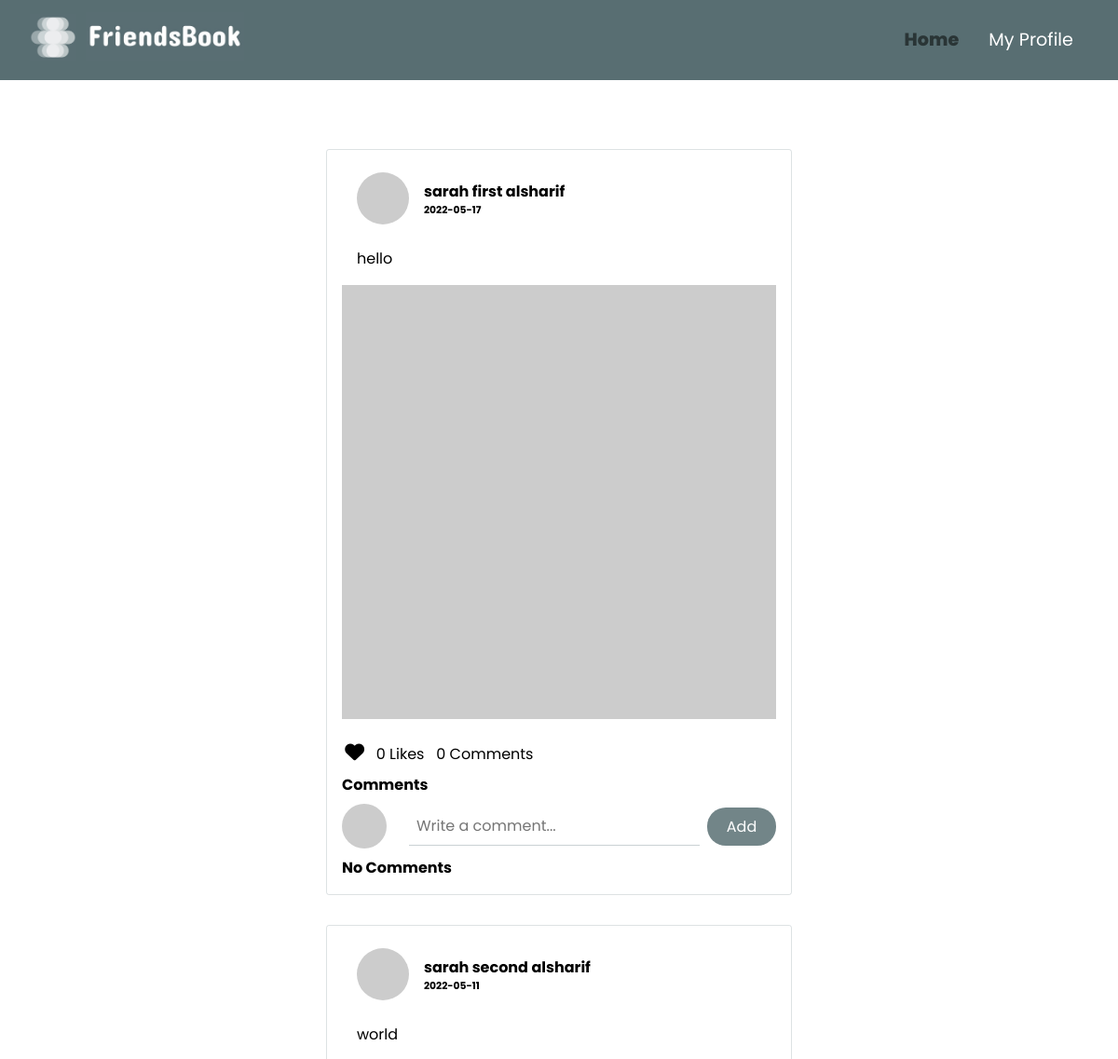
Before: /views/home.php (signed in, upper part) with the older database file.
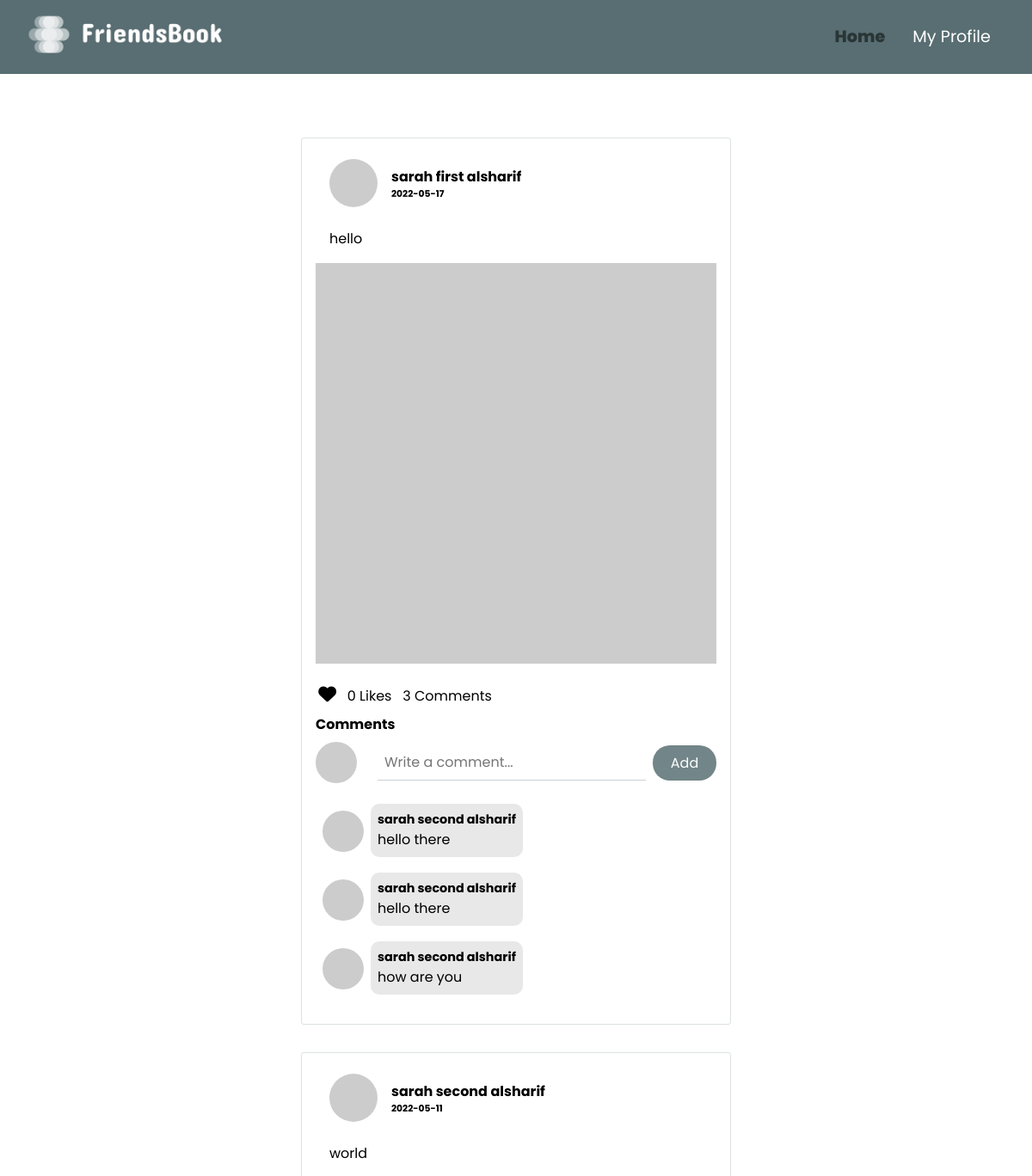
After: the same page with the newer database file.
### tables this page shows
CREATE TABLE `friends` (
  `id` int(20) NOT NULL,
  `user1-id` int(20) NOT NULL,
  `user2-id` int(20) NOT NULL
);

CREATE TABLE `user` (
  `id` int(20) NOT NULL,
  `username` varchar(40) NOT NULL,
  `password` varchar(40) NOT NULL,
  `email` varchar(40) NOT NULL,
  `first-name` varchar(40) NOT NULL,
  `last-name` varchar(40) NOT NULL,
  `tele-No` varchar(15) NOT NULL,
  `address` varchar(100) NOT NULL,
  `gender` varchar(10) NOT NULL,
  `image-url` text NOT NULL
);

CREATE TABLE `post` (
  `id` int(20) NOT NULL,
  `user-id` int(20) NOT NULL,
  `image-url` text NOT NULL,
  `text-content` text NOT NULL,
  `date` date NOT NULL
);

CREATE TABLE `comment` (
  `id` int(20) NOT NULL,
  `post-id` int(20) NOT NULL,
  `commentedUser-id` int(20) NOT NULL,
  `content` text NOT NULL
);

### models/getUser.php (called while the page is built)
<?php
	function getUserInfo($userId) {
		require dirname(__DIR__)."/util/dbconnection.php";
		$query = "SELECT * FROM user WHERE id = $userId";
		$result = mysqli_query($conn,$query);
		if($result){
			$userInfo = mysqli_fetch_assoc($result);
			$array=array("id"=> $userInfo['id'],"username"=>$userInfo['username'],
						 "email"=>$userInfo['email'],"first-name"=>$userInfo['first-name'],
						 "last-name"=>$userInfo['last-name'],"tele-No"=>$userInfo['tele-No'],
						 "address"=>$userInfo['address'],"image-url"=>$userInfo['image-url']);
			return $array;
		} else echo mysqli_error($conn);
	}
?>

### components/comment.php (the view)
<?php
	function comment($userId,$commentContent){
		include_once dirname(__DIR__)."/models/getUser.php";
		$userInfo = getUserInfo($userId);
		$firstName = $userInfo["first-name"];
		$lastName = $userInfo["last-name"];
		$userImageUrl = $userInfo["image-url"];
		return "
				<div class='comment'>
					<img src='$userImageUrl' class='comment__userImage'>
					<div class='comment__content'>
						<h5 class='comment__user-name'>$firstName $lastName</h5>
						<p>
							$commentContent
						</p>
					</div>
				</div>
		";
	}
?>

### views/home.php (shortened to what this page needs)
<!DOCTYPE html>
<html>
<head>
	<link rel="stylesheet" type="text/css" href="../styles/navbar.css">
	<link rel="stylesheet" type="text/css" href="../styles/home.css">
	<link rel="stylesheet" type="text/css" href="../styles/post.css">
	<link rel="stylesheet" type="text/css" href="../styles/comment.css">
</head>
<body>
	<?php
		if (isset($_COOKIE["user-id"])){
		    $userId = $_COOKIE["user-id"];
		} else {
		    header("location:sign-in.php");
		}
	?>
		<?php
			require dirname(__DIR__)."/components/navbar.php";
			echo navbar("home");
		?>
	<main>
				<?php
					require dirname(__DIR__)."/models/getUsers.php";
				?>
		<section class="section__posts">
			<?php
					require dirname(__DIR__)."/models/getPosts.php";
					echo getUserAndFriendsPosts($userId);
			?>
		</section>
	</main>
	</body>
</html>

### components/navbar.php
<?php
	function navbar($currPage){
		$homePageItemClasses = "navbar__list-item ". ($currPage == "home"?"active":"");
		$profilePageItemClasses = "navbar__list-item ". ($currPage == "profile"?"active":"");
		return "<nav class='navbar'>
					<div class='navbar__logo-container'>
						<a href='../index.php'>
							<img src='../images/logo1.jpg' class='navbar__logo1'>
							<img src='../images/logo2.jpg' class='navbar__logo2'>
						</a>
					</div>
					<ul class='navbar__list'>
						<li>
							<a href='../views/home.php' class='$homePageItemClasses'>
							Home
							</a>
						</li>
						<li>
							<a href='../views/profile.php' class='$profilePageItemClasses'>
							My Profile
						</a>
						</li>
					</ul>
				</nav>
			   ";
	}
?>

### models/getPosts.php (shortened to what this page needs)
<?php
	function getUserAndFriendsPosts($userId){
		require dirname(__DIR__)."/util/dbconnection.php";
		require dirname(__DIR__)."/models/getPostInteractions.php";
		require dirname(__DIR__)."/components/post.php";
		$query = "SELECT friends.`user1-id` , friends.`user2-id`, post.*
				  FROM friends
				  RIGHT JOIN post
				  ON post.`user-id` = friends.`user1-id` OR post.`user-id` = friends.`user2-id`
				  WHERE friends.`user1-id`='$userId' OR friends.`user2-id`='$userId'
				  ORDER BY post.date DESC";
		$result = mysqli_query($conn,$query);
		if($result){
			if(mysqli_num_rows($result) > 0){
				$posts = "";
				while($row = mysqli_fetch_assoc($result)){
					$posts.=post($row['id'],$row['user-id'],$row['image-url'],$row['text-content'],$row['date']);
				}
				return $posts;
			} else {
				return "<h3 class='message'>No posts found</h3>";
			}
		} else {
			echo mysql_error($conn);
		}
	}
?>

### components/post.php
<?php
	function post($postId,$userId,$imageUrl,$textContent,$date){
		include_once dirname(__DIR__)."/models/getUser.php";
		include_once dirname(__DIR__)."/models/getPostInteractions.php";
		$userInfo = getUserInfo($userId);
		$numberOfLikes = getNumberOfPostLikes($postId);
		$numberOfComments = getNumberOfPostComments($postId);
		$isLiked = isLiked($postId,$userId);
		$likeIcon = ($isLiked?"<i class='fa-regular fa-heart post__like-icon'></i>":"<i class='fa-solid fa-heart post__like-icon'></i>");
		$firstName = $userInfo["first-name"];
		$lastName = $userInfo["last-name"];
		$userImageUrl = $userInfo["image-url"];
		$comments = getpostComments($postId);
		return "<div class='post'>
					<div class='post__userInfo'>
						<img src='$userImageUrl' class='post__userImage1'>
						<div class='wrapper'>
						<h4 class='post__userName'>$firstName $lastName</h4>
						<h6>$date</h6>
						</div>
					</div>
				  	<div class='post__content'>
					  	<p class='post__text'>$textContent</p>
					". ($imageUrl?"<img src=$imageUrl>":"")."
				  	</div>
				  	<br>
				  	<ul class='post__interactions'>
				  		<li><a>$likeIcon</a></li>
				  		<li> $numberOfLikes Likes</li>
				  		<li> $numberOfComments Comments</li>
				  	</ul>
				  	<h4>Comments</h4>
				  	<form class='form'>
				  		<img src='$userImageUrl' class='post__userImage2'>
				  	  	<input class='form__input' type='text' name='content' placeholder='Write a comment...' id='content'>
				  	  	<input type='hidden' id='' name='postId' value=$postId>
			  	  	<button class='form__button' id='submit-comment' type='submit' value='submit' name='submit'>Add</button>
			  	  </form>
			  	  <div class='post__comments'>
			  	  ".($numberOfComments>0?
			  	  	$comments:'<h4>
			  	  		No Comments
			  	  	</h4>'
			  	  )
			  	  ."</div>
		  	  </div>";
	}
?>

### models/getPostInteractions.php (shortened to what this page needs)
<?php
	function getPostComments($postId){
		include_once dirname(__DIR__)."/components/comment.php";
		$query = "SELECT * FROM comment WHERE `post-id`=$postId";
		$result = mysqli_query($conn,$query);
		$comments = "";
		if($result){
			while($row = mysqli_fetch_assoc($result)){
				$userId = $row["commentedUser-id"];
				$commentContent = $row["content"];
				$comments .= comment($userId,$commentContent);
			}
			return $comments;
		} else echo mysql_error($conn);
	}
	function getNumberOfPostLikes($postId){
		require dirname(__DIR__)."/util/dbconnection.php";
		$query = "SELECT * FROM `like` WHERE `post-id`=$postId";
		$result = mysqli_query($conn,$query);
		if($result){
			return mysqli_num_rows($result);
		} else return mysql_error($conn);
		return mysqli_close($conn);
	}
	function getNumberOfPostComments($postId){
		require dirname(__DIR__)."/util/dbconnection.php";
		$query = "SELECT * FROM comment WHERE `post-id`=$postId";
		$result = mysqli_query($conn,$query);
		if($result){
			return mysqli_num_rows($result);
		} else echo mysqli_error($conn);
	}
	function isLiked($postId,$userId){
		require dirname(__DIR__)."/util/dbconnection.php";
		$query = "SELECT * FROM `like` WHERE `post-id`=$postId AND `likedUser-id`=$userId";
		$result = mysqli_query($conn,$query);
		if($result){
			if(mysqli_num_rows($result) > 0){
				return true;
			} else return false;
		} else echo mysqli_error($conn);
	}
?>

### styles/navbar.css (style rules this page uses)
* { margin: 0; padding: 0; list-style-type: none; text-decoration: none; box-sizing: border-box; transition: all .3s ease-in-out; font-family: 'Poppins', sans-serif; }
body { height: fit-content; }
.navbar__logo-container { width: fit-content; }
.navbar__logo1 { width: 50px; margin: 0 6px 0 0; }
.navbar__logo2 { width: 170px; }
.navbar { position: fixed; width: 100%; display: flex; justify-content: space-between; align-items: center; padding:0.8rem 2rem; background-color: #586e72; }
.navbar__list { display: flex; justify-content: space-evenly; }
.navbar__list-item { color: white; margin: 0 1rem; font-size: 1.2rem; }
.navbar__list-item:hover, .navbar__list-item:active, .active { font-weight: 800; color: #2a3536; }

### styles/home.css (style rules this page uses)
main { padding-top: 8rem; }

### styles/post.css (style rules this page uses)
.post { display: flex; flex-direction: column; margin: 2rem auto; border: 1px solid #586e7233; border-radius: 3px; max-width: 500px; min-width: 180px; padding: 1rem; }
.post__userInfo { display: flex; align-items: center; }
.post__userImage1 { width: 3.5rem; border-radius: 50px; margin: 0.5rem 1rem; }
.post__content { display: flex; flex-direction: column; }
.post__text { margin: 1rem; margin-bottom: 1rem; }
.form { display: flex; align-items: center; }
.post__userImage2 { width: 3rem; border-radius: 50px; margin: 0.5rem 1rem 0.5rem 0 ; }
.form__input { outline: none; margin: 0 0.5rem; font-size: 1rem; border-top: none; border-left: none; border-right: none; padding: 0.5rem; width: 100%; border-bottom: 1px solid #586e7250; }
.form__button { background-color: #586e72d6; padding:0.5rem 1.3rem; border: none; border-radius: 20px; font-size: 1rem; color: white; cursor: pointer; }
.post__interactions { display: flex; align-items: center; }
.post__interactions li { margin: 0 0.6rem 0.5rem 0.2rem; }
.post__like-icon { font-size: 1.3rem; cursor: pointer; }

### styles/comment.css (style rules this page uses)
.comment { display: flex; align-items: flex-start; margin: 1rem 0; }
.comment__userImage { width: 3rem; border-radius: 50px; margin: 0.5rem 0.5rem; }
.comment__user-name { font-size: 0.9rem; }
.comment__content { background-color: #8080802e; border-radius: 10px; padding: 0.5rem; }

Changed rows visible on the page:
shown differently, row unchanged: friends "alsharif": numberOfComments "0" → "3"; no longer shows "No Comments"
added comment: user.first-name "sarah second", user.last-name "alsharif", content "hello there"
added comment: content "hello there"
now on this page (row unchanged): user: value "sarah second", value "alsharif"
added comment: content "how are you"
